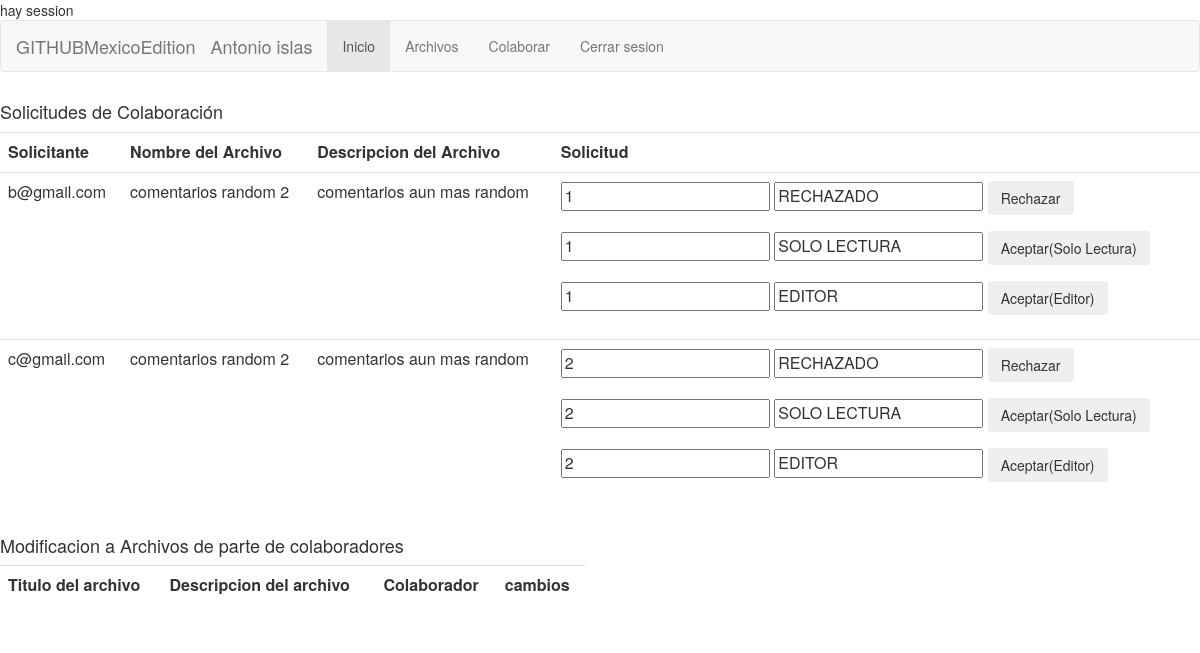
/ (signed in), run on an earlier commit of the app's database.
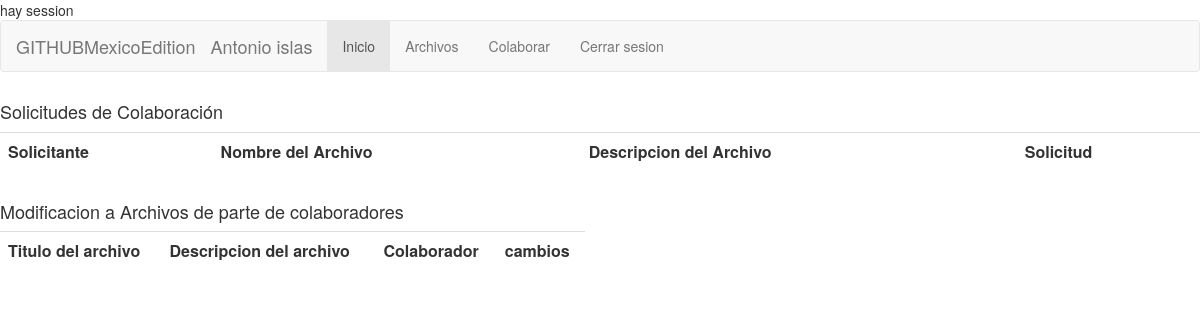
And on a later commit of the database.
### tables this page shows
CREATE TABLE `colaboradores` (
  `idCOLAB` int(10) NOT NULL,
  `idSolicitante` int(10) NOT NULL,
  `idARCH` int(10) NOT NULL,
  `estadoCOLAB` varchar(20) NOT NULL
);

CREATE TABLE `usuarios` (
  `idUSR` int(10) NOT NULL,
  `nombreUSR` varchar(50) NOT NULL,
  `passUSR` varchar(50) NOT NULL,
  `correoUSR` varchar(50) NOT NULL
);

CREATE TABLE `archivo` (
  `idARCH` int(10) NOT NULL,
  `id_propietario` int(10) NOT NULL,
  `fechaInicioARCH` datetime NOT NULL,
  `textoARCH` text NOT NULL,
  `tituloARCH` text NOT NULL,
  `tipoARCH` varchar(20) NOT NULL,
  `descARCH` text NOT NULL
);

### sesiones.php (called while the page is built, shortened)
<?php
class UserSession{
    public function getnomUsr(){
        return $_SESSION['nomUsr'];
    }
}
?>

### consultas.php (called while the page is built, shortened)
<?php
    function checarSolicitudes($idPropietario){
        $conexion = conectarDB();
        $consulta = "SELECT * FROM colaboradores INNER JOIN archivo on colaboradores.idARCH = archivo.idARCH LEFT JOIN usuarios ON colaboradores.idSolicitante = usuarios.idUSR WHERE archivo.id_propietario = '$idPropietario' AND colaboradores.estadoCOLAB='ESPERA'";
	    $resultado = mysqli_query( $conexion, $consulta ) or die ( "Algo ha ido mal en la consulta a la base de datos");
        $res = array();
        while ($columna = mysqli_fetch_array( $resultado )){
            $aux= array();
            array_push($aux, $columna['idCOLAB'], $columna['tituloARCH'], $columna['descARCH'], $columna['correoUSR']);
            array_push($res, $aux);
        }
        return $res;
    }
?>

### pantallaInicio.php (the view, shortened to what this page needs)
<!DOCTYPE html>
<html lang="es">
<head>
  <link rel="stylesheet" href="https://maxcdn.bootstrapcdn.com/bootstrap/3.4.0/css/bootstrap.min.css">
</head>
<body>
<?php
  include_once 'sesiones.php';
?>
    <nav class="navbar navbar-default">
    <div class="container-fluid">
        <div class="navbar-header">
        <a class="navbar-brand" href="#">GITHUBMexicoEdition</a>
        </div>
        <div class="navbar-header">
        <a class="navbar-brand" href="#"><?php echo $usrS->getnomUsr(); ?></a>
        </div>
        <ul class="nav navbar-nav">
        <li class="active"><a href="index.php">Inicio</a></li>
        <li><a href="archivosPrincipal.php">Archivos</a></li>
        <li><a href="ColaborarPrincipal.php">Colaborar</a></li>
        <li><a href="logout.php">Cerrar sesion</a></li>
        </ul>
    </div>
    </nav>
    <div class="row">
      <div class="col-sm-12">
        <h4>Solicitudes de Colaboración</h4>
        <table class="table">
          <tr>
            <th>Solicitante</th>
            <th>Nombre del Archivo</th>
            <th>Descripcion del Archivo</th>
            <th>Solicitud </th>
          </tr>
          <?php
            include_once 'consultas.php';
            $solicitudes = checarSolicitudes($usrS->getidUsr());
            foreach ($solicitudes as $key) {
              ?>
          <tr>
            <td><?php echo $key[3];?></td>
            <td><?php echo $key[1];?></td>
            <td><?php echo $key[2];?></td>
            <td>
            <div class="btn-group" role="group" aria-label="Basic example">
              <form action="respuestaSolicitudes.php" method="POST">
                <input type="text" value="<?php echo $key[0];?>" name="id_Colaboracion" id="id_Colaboracion">
                <input type="text" value="RECHAZADO" name="valor" id="valor">
                <button type="submit" class="btn btn-secondary">Rechazar</button>
              </form>
              <form action="respuestaSolicitudes.php" method="POST">
                <input type="text" value="<?php echo $key[0];?>" name="id_Colaboracion" id="id_Colaboracion">
                <input type="text" value="SOLO LECTURA" name="valor" id="valor">
                <button type="submit" class="btn btn-secondary">Aceptar(Solo Lectura)</button>
              </form>
              <form action="respuestaSolicitudes.php" method="POST">
                <input type="text" value="<?php echo $key[0];?>" name="id_Colaboracion" id="id_Colaboracion">
                <input type="text" value="EDITOR" name="valor" id="valor">
                <button type="submit" class="btn btn-secondary">Aceptar(Editor)</button>
              </form>
            </div>
            </td>
          </tr>
<?php
  }
?>
        </table>
      </div>
    </div>
<div class="row">
  <div class="col-sm-6">
  <h4>Modificacion a Archivos de parte de colaboradores</h4>
  <table class="table">
    <tr>
      <th>
        Titulo del archivo
      </th>
      <th>
        Descripcion del archivo
      </th>
      <th>
        Colaborador
      </th>
      <th>
        cambios
      </th>
    </tr>
  </table>
  </div>
</div>
</body>
</html>

### index.php (shortened to what this page needs)
<?php
    include_once ("sesiones.php");
    include_once 'consultas.php';
    $usrS = new UserSession();
    if (isset($_SESSION['email'])) {
        include_once 'pantallaInicio.php';
    }else if (isset($_POST['pwd']) && isset($_POST['email'])) {
        $usuario = validarCuenta($_POST['pwd'], $_POST['email']);
        if (sizeof($usuario)==0){
            $malCorreo="Correo electronico y/o contraseña no valido";
            include_once 'loginRegistro.php';
        }else{
            $usrS->create_Session($usuario[2], $usuario[1], $usuario[0]);
            include_once 'pantallaInicio.php';
        }
    }else{
        include_once 'loginRegistro.php';
    }
?>

What changed in the data, as far as the page shows it:
no longer on this page (row edited): colaboradores: idSolicitante.correoUSR "b@gmail.com", idARCH.tituloARCH "comentarios random 2", idARCH.descARCH "comentarios aun mas random", id_Colaboracion "1"
no longer on this page (row edited): colaboradores: idSolicitante.correoUSR "c@gmail.com", idARCH.tituloARCH "comentarios random 2", idARCH.descARCH "comentarios aun mas random", id_Colaboracion "2"
